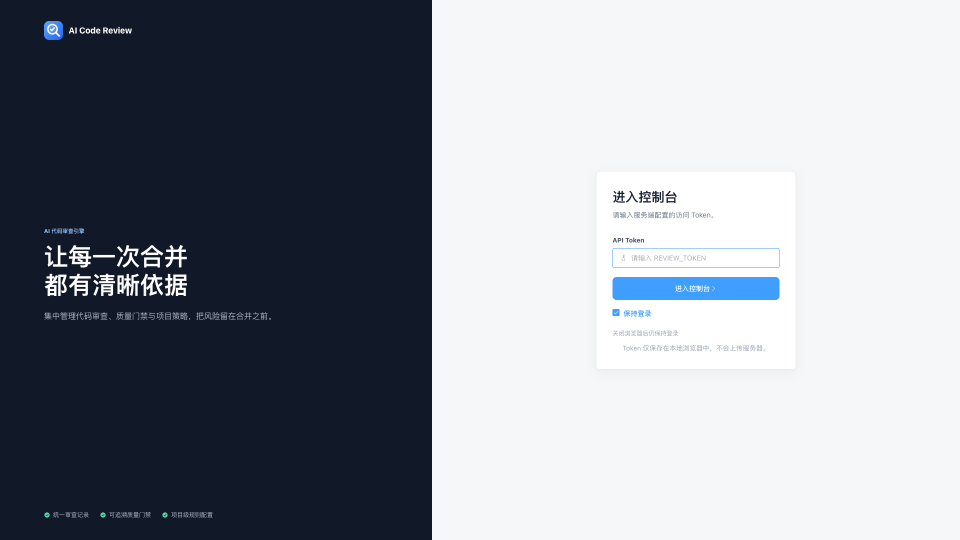
#> input picture docs/assets/screenshots/00-login.png, 1920 x 1080 px, given in place of 00-login.png.png, which was not available (shown at 1/2 size)
$ python grid.py ../../assets/screenshots/00-login.png
#> lines starting #> are read from the running program, lines starting #| are printed output that depends on the picture; pictures that were not available may be replaced by others from this repository, and a replacement may not be noted
#!/usr/bin/env python3
"""给截图生成带坐标网格的缩略图，用于精确标注。输出到 out/grid/<name>.png"""
import sys, pathlib
from PIL import Image, ImageDraw, ImageFont

SRC = pathlib.Path(__file__).resolve().parent.parent.parent.parent / "docs" / "assets" / "screenshots"
OUT = pathlib.Path(__file__).resolve().parent.parent / "out" / "grid"
FONT = "/System/Library/Fonts/Hiragino Sans GB.ttc"

def build(name, maxw=760):
#> called with name = '../../assets/screenshots/00-login.png', maxw = 760
    im = Image.open(SRC / f"{name}.png").convert("RGB")
#> im is the input picture: PIL image 1920x1080 RGB; mean R, G, B 143.3, 147.7, 156.2
    sw, sh = im.size
#> sw = 1920; sh = 1080
    scale = maxw / sw
#> scale = 0.396
    im = im.resize((int(sw*scale), int(sh*scale)), Image.LANCZOS)
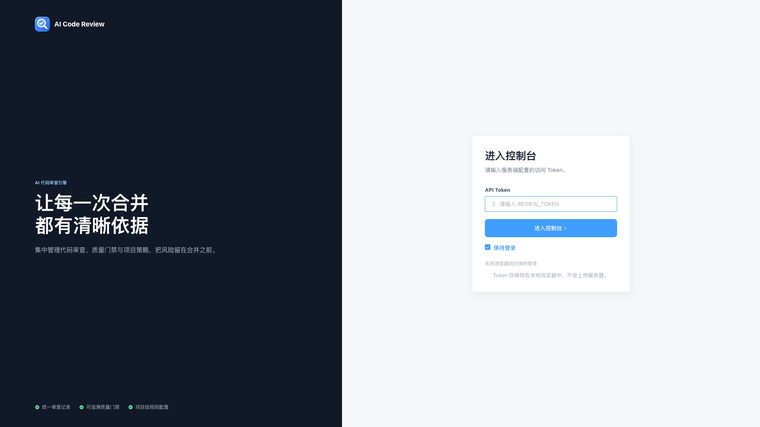
#> im: PIL image 760x427 RGB; mean R, G, B 143.3, 147.7, 156.1
    d = ImageDraw.Draw(im)
    f = ImageFont.truetype(FONT, 11, index=0)
    step = 100  # 源图坐标步长
    for x in range(0, sw+1, step):
        X = int(x*scale)
        d.line([(X,0),(X,im.height)], fill=(255,0,0), width=1)
        d.text((X+2, 2), str(x), font=f, fill=(255,0,0))
    for y in range(0, sh+1, step):
        Y = int(y*scale)
        d.line([(0,Y),(im.width,Y)], fill=(255,0,0), width=1)
        d.text((2, Y+2), str(y), font=f, fill=(255,0,0))
    OUT.mkdir(parents=True, exist_ok=True)
    p = OUT / f"{name}.png"
    im.save(p)
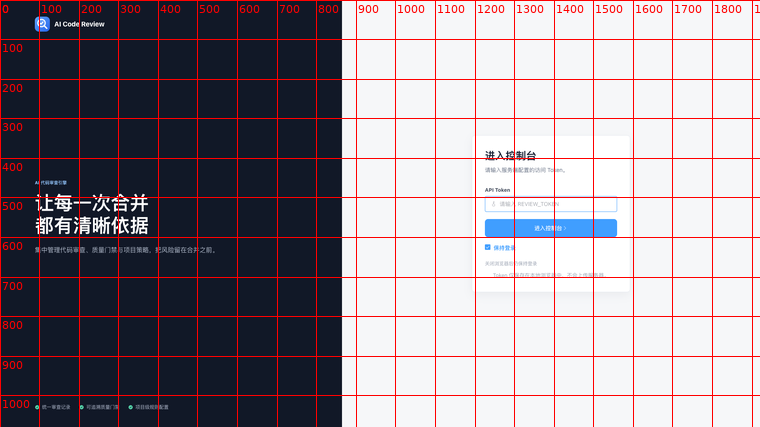
#> saved as 00-login.png.png: PIL image 760x427 RGB; mean R, G, B 149.8, 139.5, 147.5
    print(p, im.size, "source", (sw, sh))
#| docs/promo-video/out/grid/../../assets/screenshots/00-login.png.png (760, 427) source (1920, 1080)

if __name__ == "__main__":
    for n in sys.argv[1:]:
        build(n)
